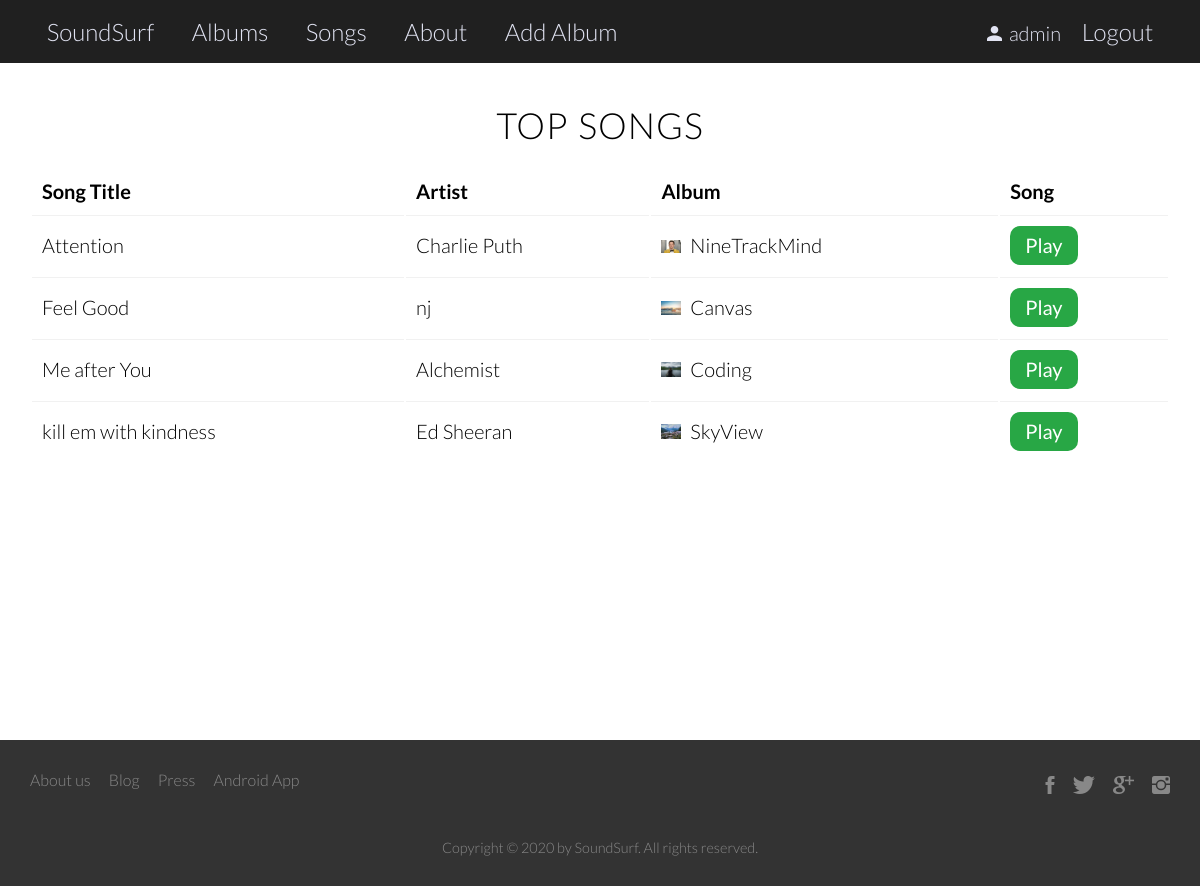
/soundsurf/all/songs/ (signed in), run on the app's committed database.
### appmusic/models.py (models this page shows, shortened)
class Songs(models.Model):
    album = models.ForeignKey(Album, on_delete=models.CASCADE, related_name='songs')
    song_title = models.CharField(max_length = 100, unique=True)
    song = models.FileField(upload_to='songs')
    class Meta:
        verbose_name_plural = "Songs"

class Album(models.Model):
    author = models.ForeignKey(User, on_delete = models.CASCADE)
    album_name = models.CharField(max_length = 100, unique=True)
    album_artist = models.CharField(max_length = 100)
    genre = models.CharField(max_length = 100)
    cover_pic = models.ImageField(upload_to='album_covers')

### appmusic/views.py (the view)
# urls.py: path('soundsurf/all/<str:its_type>/', views.all_albums_songs, name='all_albums_songs'),
def all_albums_songs(request, its_type):
    if its_type == "songs":
        songs = Songs.objects.order_by('song_title')
        context = {'songs_list': songs, 'its_type':its_type}
        return render(request, 'appmusic/all_items.html', context)
    elif its_type == "albums":
        albums = Album.objects.order_by('album_name')
        context = {'albums': albums, 'its_type':its_type}
        return render(request, 'appmusic/all_items.html', context)
    else:
        raise Http404

### appmusic/templates/appmusic/all_items.html (shortened to what this page needs)
{% extends 'appmusic/base.html' %}
{% block body_block %}
  <section class="container clearfix">
    {% if its_type == 'albums' %}
        <h2 style="text-align:center">All Albums</h2>
        {% for album in albums %}
        <div class="card">
          <img src="{{ album.cover_pic.url }}"style="width:100%; height:60%;" alt="Album Cover">
          <div class="card-text">
            <h4>{{ album.album_name }}</h4>
            <p>{{ album.album_artist }}</p>
            <a href="{% url 'album_detail' album_id=album.pk %}" class="btn btn-primary">Details</a>
            {% if user.is_authenticated %}
              <a href="{% url 'album_delete' album_id=album.pk %}" class="btn btn-dark"><i class="ion-ios-trash"></i></a>
            {% endif %}
          </div>
        </div>
    {% endfor %}
    {% elif its_type == 'songs' %}
      <h2 style="text-align:center">Top Songs</h2>
      <table>
        <thead>
          <tr>
            <th>Song Title</th>
            <th>Artist</th>
            <th>Album</th>
            <th>Song</th>
          </tr>
        </thead>
        <tbody>
          {% for song_obj in songs_list %}
            <tr>
              <td>{{ song_obj.song_title }}</td>
              <td>{{ song_obj.album.album_artist }}</td>
              <td>
                <a href="#"><img src="{{ song_obj.album.cover_pic.url }}" style="width: 20px; max-height: 15px; margin-right: 5px;" /></a>
                <a href="{% url 'album_detail' album_id=song_obj.album.pk %}">{{ song_obj.album.album_name }}</a>
              </td>
              <td><a href="{{ song_obj.song.url }}" class="btn btn-success">Play</a></td>
            </tr>
          {% endfor %}
        </tbody>
      </table>
      {% endif %}
  </section>
{% endblock %}

### appmusic/templates/appmusic/base.html (shortened to what this page needs)
<!DOCTYPE html>
{% load static %}
<html lang="en" dir="ltr">
  <head>
    <link rel="stylesheet" href="{% static 'icons/ionicons.min.css' %}">
    <link rel="stylesheet" href="{% static 'css/bootstrap-grid.css' %}">
    <link rel="stylesheet" href="{% static 'css/style.css' %}">
  </head>
  <body>
    <div class="wrapper">
    <header>
      <nav>
        <ul class="container">
          <li><a href="{% url 'index' %}">SoundSurf</a></li>
          <li><a href="{% url 'all_albums_songs' 'albums' %}">Albums</a></li>
          <li><a href="{% url 'all_albums_songs' 'songs' %}">Songs</a></li>
          <li><a href="{% url 'about' %}">About</a></li>
          {% if request.user.is_authenticated %}
            <li><a href="{% url 'album_create' %}">Add Album</a></li>
            <div class="nav-right">
              <li><p style="color:#e1e3f2">
                <i class="ion-android-person"></i>{{ user.username }}</p>
              </li>
              <li><a href="{% url 'logout' %}">Logout</a></li>
            </div>
          {% else %}
            <div class="nav-right">
              <li><a href="{% url 'login' %}"><i class="ion-android-unlock"></i>Login</a></li>
            </div>
          {% endif %}
        </ul>
      </nav>
    </header>
    {% block body_block %}
    {% endblock %}
    <div class="push"></div>
    </div>
    <footer>
      <div class="container clearfix">
          <ul class="footer-nav clearfix">
            <li><a href="#">About us</a></li>
            <li><a href="#">Blog</a></li>
            <li><a href="#">Press</a></li>
            <li><a href="#">Android App</a></li>
          </ul>
          <ul class="social-links clearfix">
            <li><a href="#"><i class="ion-social-facebook"></i></a></li>
            <li><a href="#"><i class="ion-social-twitter"></i></a></li>
            <li><a href="#"><i class="ion-social-googleplus"></i></a></li>
            <li><a href="#"><i class="ion-social-instagram"></i></a></li>
          </ul>
      </div>
      <div class="container">
        <p>Copyright &copy; 2020 by SoundSurf. All rights reserved.</p>
      </div>
    </footer>
  </body>
</html>

### appmusic/static/css/style.css (style rules this page uses)
* { margin: 0; padding: 0; box-sizing: border-box; }
html, body { font-family: 'Lato', 'Arial', sans-serif; font-size: 20px; font-weight: 300; text-rendering: optimizeLegibility; height: 100%; }
.clearfix { zoom:1 }
.clearfix:after { content: '.'; clear: both; display: block; height: 0; visibility: hidden; }
.container { max-width: 1140px; margin: 0 auto; }
h2, h3 { font-weight: 300; text-transform: uppercase; letter-spacing: 1px; }
h2 { font-size: 180%; word-spacing: 2px; margin: 0 0 20px 0; }
section { padding: 40px 0; }
nav { background: #202020; }
nav i { margin-right: 7px; }
.nav-right { float: right; }
nav ul { list-style: none; }
nav li { display: inline-block; }
a { text-decoration: none; color: #000; }
nav li a { color: #e1e3f2; font-size: 1.2em; display: block; padding: .7em; transition: all .3s; }
.btn { display: inline-block; text-decoration: none; padding: 0.375rem 0.75rem; border-radius: .3em; transition: background-color .3s; font-weight: 400; }
.btn-success { color: #fff; background-color: #28a745; border-color: #28a745; border-radius: .5em; }
table { width: 100%; margin: 0 auto; }
td, th { text-align: left; padding: 10px; }
td { border-top: 1px solid #f1f1f1; }
footer { background-color: #333; padding: 30px; font-size: 80%; }
.push { padding: 30px; }
.wrapper { min-height: 100%; margin: 0 auto -60px; }
.footer-nav { list-style: none; float: left; }
.social-links { list-style: none; float: right; }
.footer-nav li, .social-links li { display: inline-block; margin-right: 15px; }
.footer-nav li:last-child, .social-links li:last-child { margin-right: 0; }
.footer-nav li a:link, .footer-nav li a:visited, .social-links li a:link, .social-links li a:visited { text-decoration: none; border: 0; color:#888; transition: color 0.2s; }
.social-links li a:link, .social-links li a:visited { font-size: 150%; }
footer p { color: #888; text-align: center; font-size: 90%; margin-top: 40px; clear: both; }

### data on the page
Songs: song_title "Attention", album.album_artist "Charlie Puth", album.cover_pic (picture), album.album_name "NineTrackMind"
Songs: song_title "Feel Good", album.album_artist "nj", album.cover_pic (picture), album.album_name "Canvas"
Songs: song_title "Me after You", album.album_artist "Alchemist", album.cover_pic (picture), album.album_name "Coding"
Songs: song_title "kill em with kindness", album.album_artist "Ed Sheeran", album.cover_pic (picture), album.album_name "SkyView"

### other printed values
{{ user.username }} "admin"
